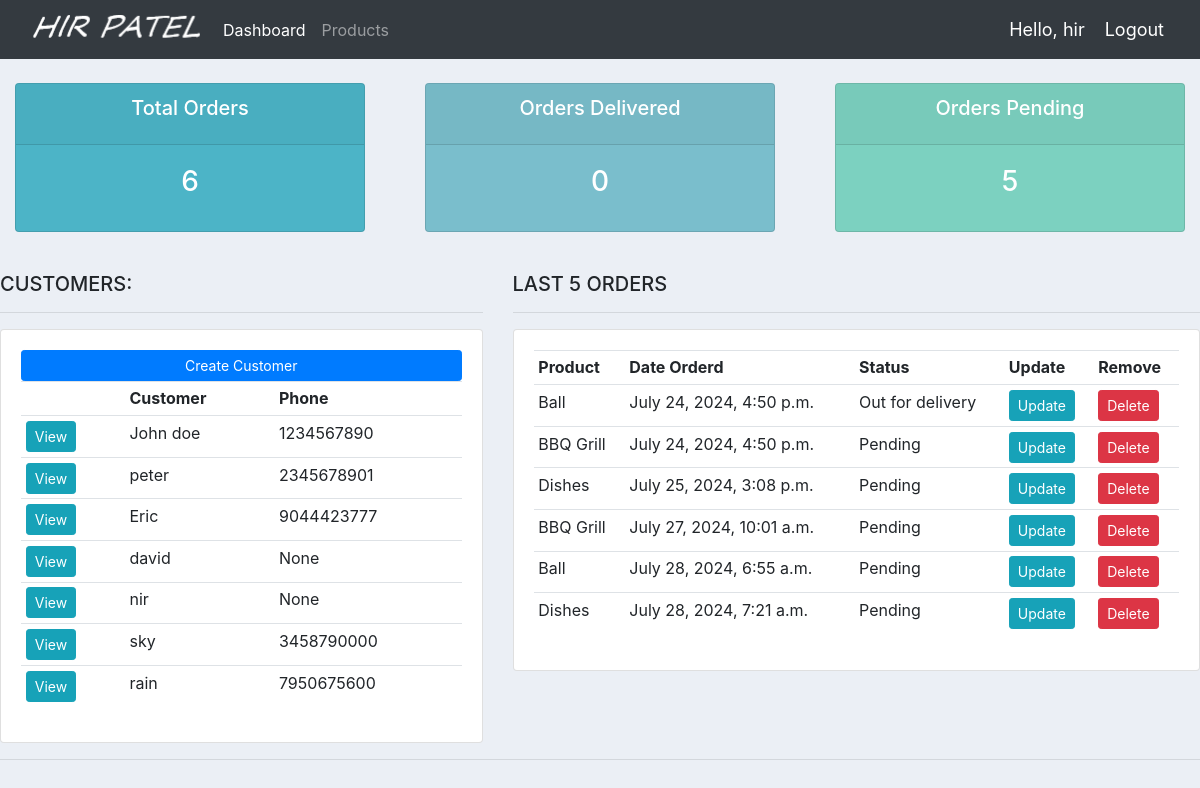
The app's page / (signed in) with its own data.
### accounts/models.py (models this page shows, shortened)
class Customer(models.Model):
 user=models.OneToOneField(User, null=True, blank=True, on_delete=models.CASCADE)
 name=models.CharField(max_length=200, null=True)
 phone=models.CharField(max_length=200, null=True)
 email=models.CharField(max_length=200, null=True)
 profile_pic=models.ImageField(default="profile1.png", null=True, blank=True)
 date_created=models.DateTimeField(auto_now_add=True, null=True)

class Order(models.Model):
 STATUS=(
         ('Pending','Pending'),
         ('Out for delivery','Out for delivery'),
         ('Delivered','Delivered'),
        )
 customer=models.ForeignKey(Customer,null=True,on_delete=models.SET_NULL)
 product=models.ForeignKey(Product,null=True,on_delete=models.SET_NULL)
 date_created=models.DateTimeField(auto_now_add=True, null=True)
 status=models.CharField(max_length=200, null=True,choices=STATUS)
 note=models.CharField(max_length=1000, null=True)

class Product(models.Model):
 CATEGORY=(
         ('Outdoor','Outdoor'),
         ('Indoor','Indoor'),
        )
 name=models.CharField(max_length=200, null=True)
 price=models.FloatField(null=True)
 category=models.CharField(max_length=200, null=True,choices=CATEGORY)
 description=models.CharField(max_length=200, null=True, blank=True)
 date_created=models.DateTimeField(auto_now_add=True, null=True)
 tags=models.ManyToManyField(Tag)
 def __str__(self):
        return self.name

### accounts/decorators.py (the view)
		def wrapper_func(request, *args, **kwargs):
			group=None
			if request.user.groups.exists():
				group=request.user.groups.all()[0].name
			if group=='customer':
				return redirect('user-page')
			if group=='admin':
				return view_func(request, *args, **kwargs)

### accounts/views.py (called while the page is built)
@login_required(login_url='login')
@admin_only
def home(request):
	orders=Order.objects.all()
	customers=Customer.objects.all()
	total_customers=customers.count()
	total_orders=orders.count()
	delivered=orders.filter(status="Delivered").count()
	pending=orders.filter(status="Pending").count()
	context={'orders':orders, 'customers':customers, 'total_orders':total_orders,
	'delivered':delivered, 'pending':pending}
	return render(request,'accounts/dashboard.html', context)

### accounts/templates/accounts/dashboard.html
{%  extends 'accounts/main.html' %}
{% block content %}
{%  include 'accounts/status.html' %}
<br>
<div class="row">
	<div class="col-md-5">
		<h5>CUSTOMERS:</h5>
		<hr>
		<div class="card card-body">
			<a class="btn btn-primary  btn-sm btn-block" href="{% url 'create_customer' %}">Create Customer</a>
			<table class="table table-sm">
				<tr>
					<th></th>
					<th>Customer</th>
					<th>Phone</th>
				</tr>
				{% for customer in customers %}
                       <tr>
                       	 <td><a class="btn btn-sm btn-info" href="{% url 'customer' customer.id %}">View</a></td>
                         <td>{{customer.name}}</td>
                         <td>{{customer.phone}}</td>
                       </tr>
        {% endfor %}
			</table>
		</div>
	</div>
	<div class="col-md-7">
		<h5>LAST 5 ORDERS</h5>
		<hr>
		<div class="card card-body">
			<table class="table table-sm">
				<tr>
					<th>Product</th>
					<th>Date Orderd</th>
					<th>Status</th>
					<th>Update</th>
					<th>Remove</th>
				</tr>
				{% for order in orders %}
                       <tr>
                       	 <td>{{order.product}}</td>
                         <td>{{order.date_created}}</td>
                         <td>{{order.status}}</td>
                         <td><a class="btn btn-sm btn-info" href="{% url 'update_order' order.id %}">Update</a></td>
                         <td><a class="btn btn-sm btn-danger" href="{% url 'delete_order' order.id %}">Delete</a></td>
                       </tr>
                {% endfor %}
			</table>
		</div>
	</div>
</div>
{% endblock %}

### accounts/templates/accounts/main.html (shortened to what this page needs)
{% load static %}
<!DOCTYPE html>
<html>
<head>
	<link rel="stylesheet" href="https://cdn.jsdelivr.net/npm/bootstrap@4.0.0/dist/css/bootstrap.min.css">
    <link rel="stylesheet" type="text/css" href="{% static 'css/main.css' %}">
</head>
<body>
    {% include 'accounts/navbar.html' %}
    {% block content %}
    {% endblock%}
    <hr>
</body>
</html>

### accounts/templates/accounts/navbar.html (shortened to what this page needs)
{% load static %}
<nav class="navbar navbar-expand-lg navbar-dark bg-dark">
  <img src="{% static 'images/logo.png' %}">
  <div class="collapse navbar-collapse" id="navbarNav">
    <ul class="navbar-nav">
      {% if request.user.is_staff %}
      <li class="nav-item active">
        <a class="nav-link" href="{% url 'home' %}">Dashboard</a>
      </li>
      <li class="nav-item">
        <a class="nav-link" href="{% url 'products' %}">Products</a>
      </li>
      {% else %}
       <li class="nav-item">
        <a class="nav-link" href="{% url 'account' %}">Settings</a>
      </li>
      {% endif %}
    </ul>
  </div>
<span class="hello-msg">Hello, {{request.user}}</span>
<span><a class="hello-msg" href="{% url 'logout' %}">Logout</a></span>
</nav>

### accounts/templates/accounts/status.html
<br>
<div class="row">
	<div class="col">
		<div class="col-md">
			<div class="card text-center text-white  mb-3" id="total-orders">
			  	<div class="card-header">
			  		<h5 class="card-title">Total Orders</h5>
			  	</div>
			  	<div class="card-body">
			    	<h3 class="card-title">{{total_orders}}</h3>
			  	</div>
			</div>
		</div>
	</div>
	<div class="col">
		<div class="col-md">
			<div class="card text-center text-white  mb-3" id="orders-delivered">
			  	<div class="card-header">
			  		<h5 class="card-title">Orders Delivered</h5>
			  	</div>
			  	<div class="card-body">
			    	<h3 class="card-title">{{delivered}}</h3>
			  	</div>
			</div>
		</div>
	</div>
	<div class="col">
		<div class="col-md">
			<div class="card text-center text-white  mb-3" id="orders-pending">
			  	<div class="card-header">
			  		<h5 class="card-title">Orders Pending</h5>
			  	</div>
			  	<div class="card-body">
			    	<h3 class="card-title">{{pending}}</h3>
			  	</div>
			</div>
		</div>
	</div>
</div>

### static/css/main.css (style rules this page uses)
body { background-color: #ebeff5; }
#total-orders { background-color: #4cb4c7; }
#orders-delivered { background-color: #7abecc; }
#orders-pending { background-color: #7CD1C0; }

### accounts/templates/accounts/navbar.html (style rules this page uses)
.hello-msg { font-size: 18px; color: #fff; margin-right: 20px; }

### records on screen
Customer: name "John doe", phone "1234567890"
Customer: name "peter", phone "2345678901"
Customer: name "Eric", phone "9044423777"
Customer: name "david", phone "None"
Customer: name "nir", phone "None"
Customer: name "sky", phone "3458790000"
Customer: name "rain", phone "7950675600"
Order: product "Ball", date_created "July 24, 2024, 4:50 p.m.", status "Out for delivery"
Order: product "BBQ Grill", date_created "July 24, 2024, 4:50 p.m.", status "Pending"
Order: product "Dishes", date_created "July 25, 2024, 3:08 p.m.", status "Pending"
Order: product "BBQ Grill", date_created "July 27, 2024, 10:01 a.m.", status "Pending"
Order: product "Ball", date_created "July 28, 2024, 6:55 a.m.", status "Pending"
Order: product "Dishes", date_created "July 28, 2024, 7:21 a.m.", status "Pending"

### other values on screen
{{ request.user }} "hir"
{{ total_orders }} "6"
{{ delivered }} "0"
{{ pending }} "5"
